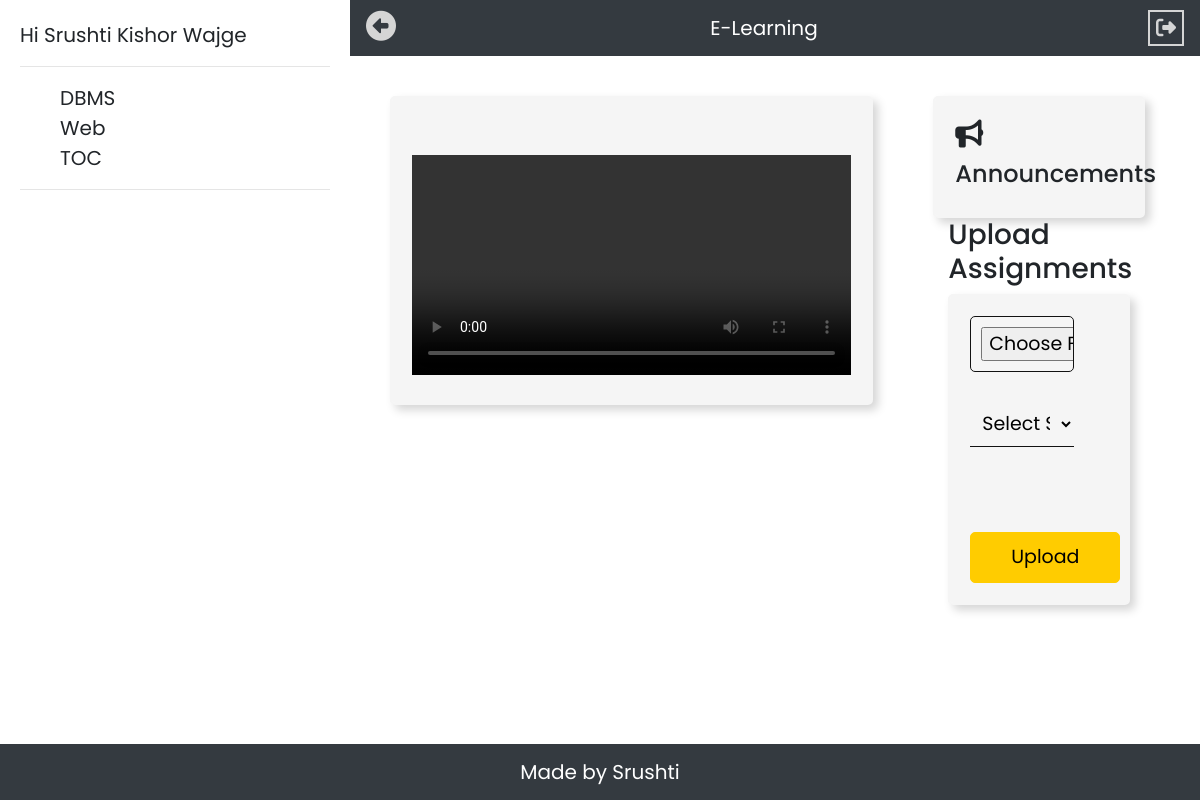
Page /Student/student.php (signed in) on the earlier database version.
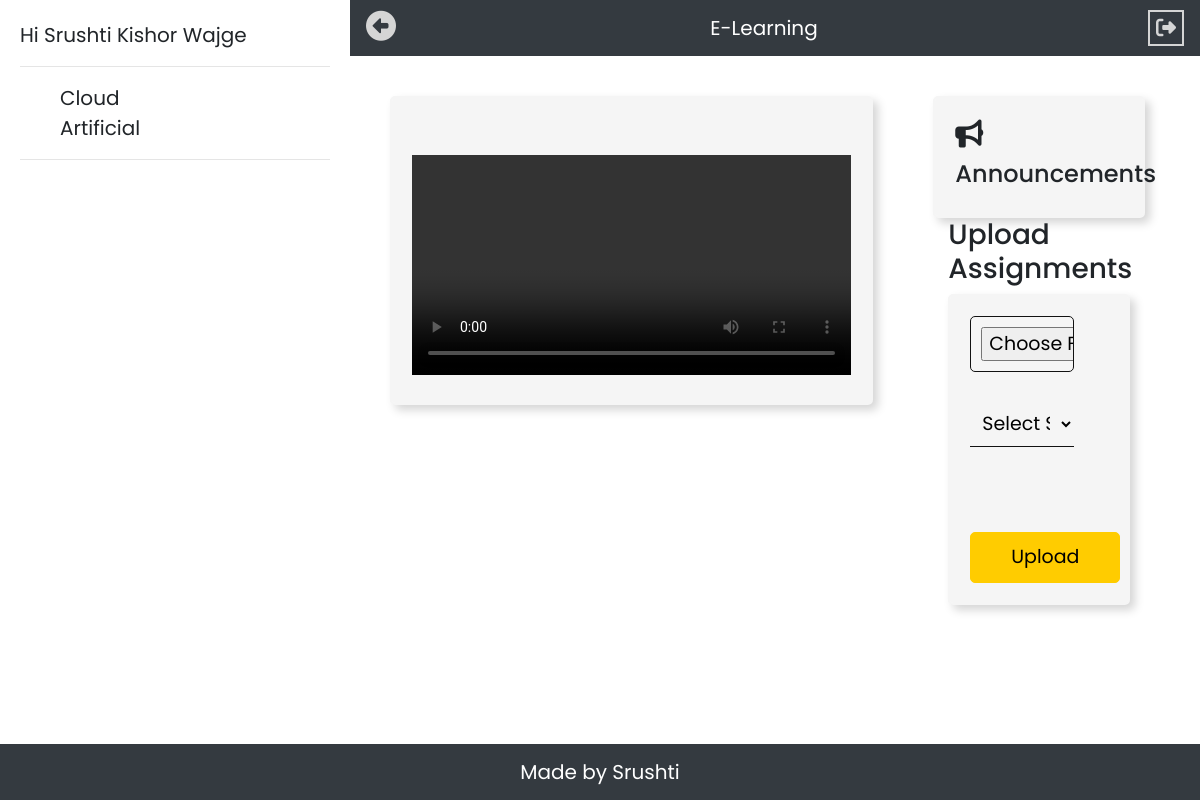
Same page on the later database version.
### tables this page shows
CREATE TABLE `subjects` (
  `subject_Id` int(11) NOT NULL,
  `subject` varchar(255) NOT NULL,
  `year` varchar(3) NOT NULL,
  `dept` varchar(255) NOT NULL,
  `sem` int(11) NOT NULL
);

### Student/student.php (the view, shortened to what this page needs)
<?php
    $studname=$_SESSION['student_user_name'];
    $year = $_SESSION['student_user_year'];
    $dept = $_SESSION['student_user_dept'];
?>
<!DOCTYPE html>
<html>
<head>
	<?php include '../links.php' ?>
  <?php include '../connection.php';
  ?>
</head>
<body style="height: 100vh !important;">
  <div id="sb">
  	Hi <?php echo $studname ;?>
  	<hr>
  	<ul style="list-style-type: none">
  		<?php
  		$getsubs="SELECT * FROM subjects WHERE year='$year' and dept = '$dept'";
  		$run=mysqli_query($conn,$getsubs);
  		while($row=mysqli_fetch_assoc($run))
  		{
  		echo '<li>';
  		    $subid=$row['subject'].'id';
  		    echo '<span onclick="tgllist(\''.$subid.'\')">'.$row['subject'].'</span>';
  		echo '</li>';
        }
        ?>
  		</ul>
  	<hr>
  </div>
  <nav class="navbar navbar-expand-lg navbar-dark bg-dark">
   <ul class="navbar-nav mr-auto">
      <li class="nav-item active">
        <i id="tg" class='fas fa-arrow-alt-circle-right' style='color:#d5d5d5;font-size: 30px;'></i>
      </li>
    </ul>
   <a class="navbar-brand" href="#">E-Learning</a>
   <ul class="navbar-nav ml-auto">
      <li class="nav-item active">
        <form method="post">
        <button  type="submit" name='lgt' style="border:2px solid #d5d5d5; background-color: transparent;color: #d5d5d5;"><i class="fas fa-sign-out-alt"></i></button>
        </form>
      </li>
   </ul>
  </nav>
  <div>
    <div class="container-fluid">
  	<div class="row pad">
  		<div class="col-lg-8 sm-auto md-auto pad2">
        <div id='viddiv' class="fc">
          <h3 id="title"></h3><br>
  	<video id='vidshow' style="width: 100%;" controls>
  		<source id="srcvid" type="video/mp4">
    </video>
      </div>
     </div>
     <br><br>
  	<div class="col-lg-4 sm-auto md-auto pad2">
      <div class="container-fluid fc">
        <h3><i class="fa fa-bullhorn" aria-hidden="true"></i></h3><h4> Announcements</h4>
      </div>
 <div class="container-fluid ">
  <h3>Upload Assignments</h3>
         <?php include 'upload-form.php';
       ?>
      </div>
    </div>
  </div>
</body>
      <div class="navbar navbar-expand-lg navbar-dark bg-dark navbar-fixed-bottom" id="footer">
        <a class="navbar-brand mx-auto">Made by Srushti</a>
      </div>
</html>

Differences in the rows shown:
no longer on this page (row unchanged): subjects: subject "DBMS"
no longer on this page (row unchanged): subjects: subject "Web"
no longer on this page (row unchanged): subjects: subject "TOC"
now on this page (row edited): subjects: subject "Cloud"
now on this page (row edited): subjects: subject "Artificial"
